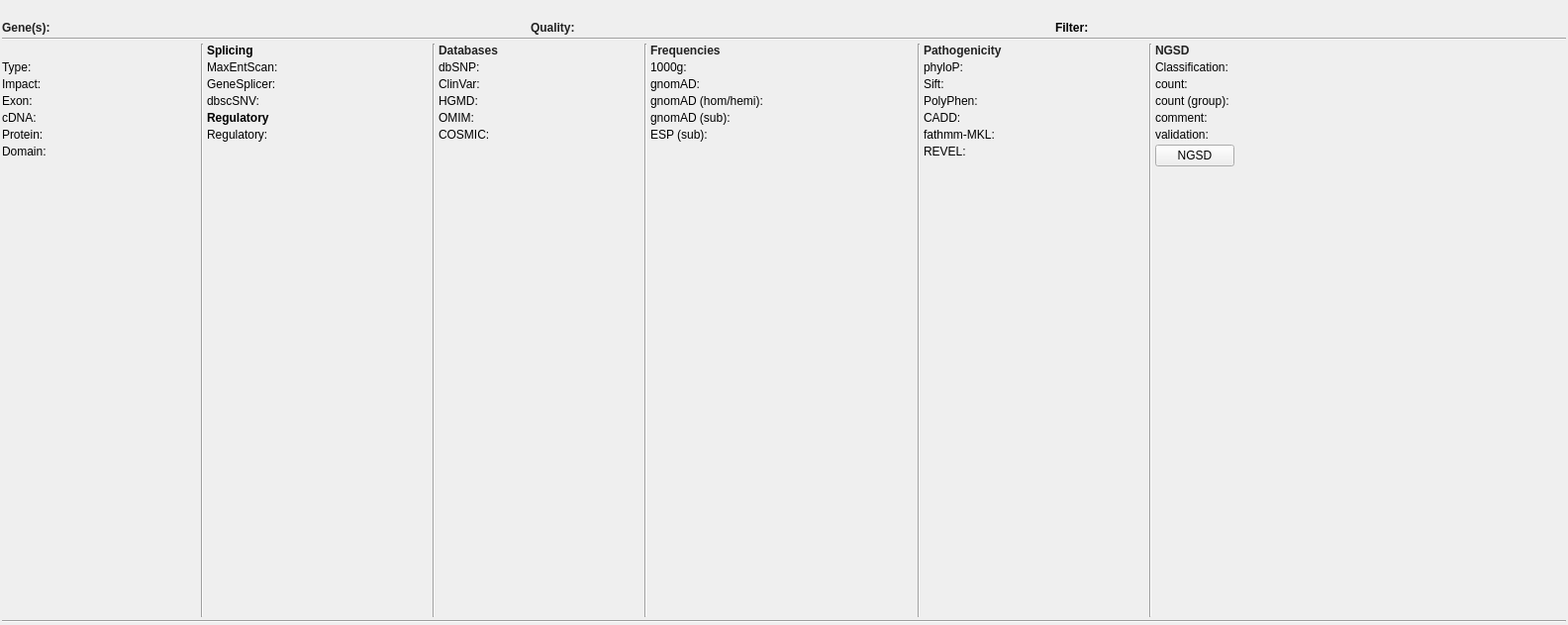
<?xml version="1.0" encoding="UTF-8"?>
<ui version="4.0">
 <class>VariantDetailsDockWidget</class>
 <widget class="QDockWidget" name="VariantDetailsDockWidget">
  <property name="geometry">
   <rect>
    <x>0</x>
    <y>0</y>
    <width>1584</width>
    <height>631</height>
   </rect>
  </property>
  <property name="sizePolicy">
   <sizepolicy hsizetype="MinimumExpanding" vsizetype="MinimumExpanding">
    <horstretch>0</horstretch>
    <verstretch>0</verstretch>
   </sizepolicy>
  </property>
  <property name="minimumSize">
   <size>
    <width>1381</width>
    <height>220</height>
   </size>
  </property>
  <property name="features">
   <set>QDockWidget::NoDockWidgetFeatures</set>
  </property>
  <property name="allowedAreas">
   <set>Qt::BottomDockWidgetArea</set>
  </property>
  <property name="windowTitle">
   <string>Variant details</string>
  </property>
  <widget class="QWidget" name="dockWidgetContents">
   <layout class="QVBoxLayout" name="verticalLayout" stretch="0,0,0,100,0">
    <property name="spacing">
     <number>3</number>
    </property>
    <property name="leftMargin">
     <number>2</number>
    </property>
    <property name="topMargin">
     <number>2</number>
    </property>
    <property name="rightMargin">
     <number>2</number>
    </property>
    <property name="bottomMargin">
     <number>2</number>
    </property>
    <item>
     <layout class="QHBoxLayout" name="horizontalLayout_3" stretch="0,1">
      <property name="spacing">
       <number>1</number>
      </property>
      <item>
       <widget class="QLabel" name="warn_closeby">
        <property name="sizePolicy">
         <sizepolicy hsizetype="Fixed" vsizetype="Fixed">
          <horstretch>0</horstretch>
          <verstretch>0</verstretch>
         </sizepolicy>
        </property>
        <property name="minimumSize">
         <size>
          <width>16</width>
          <height>16</height>
         </size>
        </property>
        <property name="maximumSize">
         <size>
          <width>16</width>
          <height>16</height>
         </size>
        </property>
        <property name="frameShape">
         <enum>QFrame::NoFrame</enum>
        </property>
        <property name="frameShadow">
         <enum>QFrame::Plain</enum>
        </property>
        <property name="pixmap">
         <pixmap resource="GSvar.qrc">:/Icons/Attention.png</pixmap>
        </property>
        <property name="scaledContents">
         <bool>true</bool>
        </property>
        <property name="alignment">
         <set>Qt::AlignCenter</set>
        </property>
        <property name="margin">
         <number>0</number>
        </property>
       </widget>
      </item>
      <item>
       <widget class="QLabel" name="variant">
        <property name="sizePolicy">
         <sizepolicy hsizetype="MinimumExpanding" vsizetype="Preferred">
          <horstretch>1</horstretch>
          <verstretch>0</verstretch>
         </sizepolicy>
        </property>
        <property name="font">
         <font>
          <pointsize>10</pointsize>
          <weight>75</weight>
          <bold>true</bold>
         </font>
        </property>
        <property name="text">
         <string/>
        </property>
        <property name="scaledContents">
         <bool>false</bool>
        </property>
        <property name="wordWrap">
         <bool>true</bool>
        </property>
        <property name="openExternalLinks">
         <bool>false</bool>
        </property>
        <property name="textInteractionFlags">
         <set>Qt::LinksAccessibleByMouse|Qt::TextSelectableByMouse</set>
        </property>
       </widget>
      </item>
     </layout>
    </item>
    <item>
     <layout class="QHBoxLayout" name="horizontalLayout" stretch="0,1,0,1,0,1">
      <property name="spacing">
       <number>3</number>
      </property>
      <item>
       <widget class="QLabel" name="label_gene">
        <property name="toolTip">
         <string>&lt;html&gt;&lt;head/&gt;&lt;body&gt;&lt;p&gt;Gene names (inheritance and ExAC pLI in brackets).&lt;/p&gt;&lt;/body&gt;&lt;/html&gt;</string>
        </property>
        <property name="text">
         <string>&lt;html&gt;&lt;head/&gt;&lt;body&gt;&lt;p&gt;&lt;span style=&quot; font-weight:600; color:#222222;&quot;&gt;Gene(s):&lt;/span&gt;&lt;/p&gt;&lt;/body&gt;&lt;/html&gt;</string>
        </property>
       </widget>
      </item>
      <item>
       <widget class="QLabel" name="gene">
        <property name="sizePolicy">
         <sizepolicy hsizetype="Expanding" vsizetype="Preferred">
          <horstretch>1</horstretch>
          <verstretch>0</verstretch>
         </sizepolicy>
        </property>
        <property name="minimumSize">
         <size>
          <width>200</width>
          <height>0</height>
         </size>
        </property>
        <property name="text">
         <string/>
        </property>
        <property name="textInteractionFlags">
         <set>Qt::LinksAccessibleByMouse|Qt::TextSelectableByMouse</set>
        </property>
       </widget>
      </item>
      <item>
       <widget class="QLabel" name="label_quality">
        <property name="text">
         <string>&lt;html&gt;&lt;head/&gt;&lt;body&gt;&lt;p&gt;&lt;span style=&quot; font-weight:600; color:#222222;&quot;&gt;Quality:&lt;/span&gt;&lt;/p&gt;&lt;/body&gt;&lt;/html&gt;</string>
        </property>
       </widget>
      </item>
      <item>
       <widget class="QLabel" name="quality">
        <property name="sizePolicy">
         <sizepolicy hsizetype="Expanding" vsizetype="Preferred">
          <horstretch>1</horstretch>
          <verstretch>0</verstretch>
         </sizepolicy>
        </property>
        <property name="minimumSize">
         <size>
          <width>200</width>
          <height>0</height>
         </size>
        </property>
        <property name="text">
         <string/>
        </property>
        <property name="textInteractionFlags">
         <set>Qt::LinksAccessibleByMouse|Qt::TextSelectableByMouse</set>
        </property>
       </widget>
      </item>
      <item>
       <widget class="QLabel" name="label_filter">
        <property name="text">
         <string>&lt;html&gt;&lt;head/&gt;&lt;body&gt;&lt;p&gt;&lt;span style=&quot; font-weight:600;&quot;&gt;Filter:&lt;/span&gt;&lt;/p&gt;&lt;/body&gt;&lt;/html&gt;</string>
        </property>
       </widget>
      </item>
      <item>
       <widget class="QLabel" name="filter">
        <property name="text">
         <string/>
        </property>
        <property name="textInteractionFlags">
         <set>Qt::LinksAccessibleByMouse|Qt::TextSelectableByMouse</set>
        </property>
       </widget>
      </item>
     </layout>
    </item>
    <item>
     <widget class="Line" name="line_6">
      <property name="orientation">
       <enum>Qt::Horizontal</enum>
      </property>
     </widget>
    </item>
    <item>
     <layout class="QHBoxLayout" name="horizontalLayout_2">
      <property name="spacing">
       <number>3</number>
      </property>
      <item>
       <layout class="QFormLayout" name="formLayout_6">
        <property name="labelAlignment">
         <set>Qt::AlignLeading|Qt::AlignLeft|Qt::AlignTop</set>
        </property>
        <property name="horizontalSpacing">
         <number>3</number>
        </property>
        <property name="verticalSpacing">
         <number>3</number>
        </property>
        <item row="0" column="0" colspan="2">
         <layout class="QHBoxLayout" name="horizontalLayout_4" stretch="0,0,0">
          <property name="spacing">
           <number>0</number>
          </property>
          <item>
           <widget class="QLabel" name="trans">
            <property name="toolTip">
             <string>Selected transscript.</string>
            </property>
            <property name="text">
             <string/>
            </property>
            <property name="openExternalLinks">
             <bool>true</bool>
            </property>
            <property name="textInteractionFlags">
             <set>Qt::LinksAccessibleByMouse|Qt::TextSelectableByMouse</set>
            </property>
           </widget>
          </item>
          <item>
           <widget class="QPushButton" name="trans_prev">
            <property name="minimumSize">
             <size>
              <width>0</width>
              <height>0</height>
             </size>
            </property>
            <property name="maximumSize">
             <size>
              <width>12</width>
              <height>12</height>
             </size>
            </property>
            <property name="toolTip">
             <string>Previous transcript.</string>
            </property>
            <property name="text">
             <string/>
            </property>
            <property name="icon">
             <iconset resource="GSvar.qrc">
              <normaloff>:/Icons/Arrow_left.png</normaloff>:/Icons/Arrow_left.png</iconset>
            </property>
            <property name="iconSize">
             <size>
              <width>10</width>
              <height>10</height>
             </size>
            </property>
            <property name="flat">
             <bool>true</bool>
            </property>
           </widget>
          </item>
          <item>
           <widget class="QPushButton" name="trans_next">
            <property name="sizePolicy">
             <sizepolicy hsizetype="Fixed" vsizetype="Fixed">
              <horstretch>0</horstretch>
              <verstretch>0</verstretch>
             </sizepolicy>
            </property>
            <property name="minimumSize">
             <size>
              <width>0</width>
              <height>0</height>
             </size>
            </property>
            <property name="maximumSize">
             <size>
              <width>12</width>
              <height>12</height>
             </size>
            </property>
            <property name="toolTip">
             <string>Next transcript.</string>
            </property>
            <property name="text">
             <string/>
            </property>
            <property name="icon">
             <iconset resource="GSvar.qrc">
              <normaloff>:/Icons/Arrow_right.png</normaloff>:/Icons/Arrow_right.png</iconset>
            </property>
            <property name="iconSize">
             <size>
              <width>10</width>
              <height>10</height>
             </size>
            </property>
            <property name="flat">
             <bool>true</bool>
            </property>
           </widget>
          </item>
         </layout>
        </item>
        <item row="1" column="0">
         <widget class="QLabel" name="label_details_type">
          <property name="toolTip">
           <string>Variant effect.</string>
          </property>
          <property name="text">
           <string>Type:</string>
          </property>
         </widget>
        </item>
        <item row="1" column="1">
         <widget class="QLabel" name="detail_type">
          <property name="minimumSize">
           <size>
            <width>150</width>
            <height>0</height>
           </size>
          </property>
          <property name="text">
           <string/>
          </property>
          <property name="textInteractionFlags">
           <set>Qt::LinksAccessibleByMouse|Qt::TextSelectableByMouse</set>
          </property>
         </widget>
        </item>
        <item row="2" column="0">
         <widget class="QLabel" name="label_details_impact">
          <property name="toolTip">
           <string>Variant impact.</string>
          </property>
          <property name="text">
           <string>Impact:</string>
          </property>
         </widget>
        </item>
        <item row="2" column="1">
         <widget class="QLabel" name="detail_impact">
          <property name="text">
           <string/>
          </property>
          <property name="textInteractionFlags">
           <set>Qt::LinksAccessibleByMouse|Qt::TextSelectableByMouse</set>
          </property>
         </widget>
        </item>
        <item row="3" column="0">
         <widget class="QLabel" name="label_details_exon">
          <property name="toolTip">
           <string>Variant exon/intron number.</string>
          </property>
          <property name="text">
           <string>Exon:</string>
          </property>
         </widget>
        </item>
        <item row="3" column="1">
         <widget class="QLabel" name="detail_exon">
          <property name="text">
           <string/>
          </property>
          <property name="textInteractionFlags">
           <set>Qt::LinksAccessibleByMouse|Qt::TextSelectableByMouse</set>
          </property>
         </widget>
        </item>
        <item row="4" column="0">
         <widget class="QLabel" name="label_details_cdna">
          <property name="toolTip">
           <string>cDNA change of the variant.</string>
          </property>
          <property name="text">
           <string>cDNA:</string>
          </property>
         </widget>
        </item>
        <item row="4" column="1">
         <widget class="QLabel" name="detail_cdna">
          <property name="text">
           <string/>
          </property>
          <property name="textInteractionFlags">
           <set>Qt::LinksAccessibleByMouse|Qt::TextSelectableByMouse</set>
          </property>
         </widget>
        </item>
        <item row="5" column="0">
         <widget class="QLabel" name="label_details_protein">
          <property name="toolTip">
           <string>Protein change of the variant.</string>
          </property>
          <property name="text">
           <string>Protein:</string>
          </property>
         </widget>
        </item>
        <item row="5" column="1">
         <widget class="QLabel" name="detail_protein">
          <property name="text">
           <string/>
          </property>
          <property name="textInteractionFlags">
           <set>Qt::LinksAccessibleByMouse|Qt::TextSelectableByMouse</set>
          </property>
         </widget>
        </item>
        <item row="6" column="0">
         <widget class="QLabel" name="label_details_domain">
          <property name="toolTip">
           <string>Pfam protein domain of the variant.</string>
          </property>
          <property name="text">
           <string>Domain:</string>
          </property>
         </widget>
        </item>
        <item row="6" column="1">
         <widget class="QLabel" name="detail_domain">
          <property name="text">
           <string/>
          </property>
          <property name="openExternalLinks">
           <bool>true</bool>
          </property>
         </widget>
        </item>
       </layout>
      </item>
      <item>
       <widget class="Line" name="line_5">
        <property name="orientation">
         <enum>Qt::Vertical</enum>
        </property>
       </widget>
      </item>
      <item>
       <layout class="QFormLayout" name="formLayout">
        <property name="labelAlignment">
         <set>Qt::AlignLeading|Qt::AlignLeft|Qt::AlignTop</set>
        </property>
        <property name="horizontalSpacing">
         <number>3</number>
        </property>
        <property name="verticalSpacing">
         <number>3</number>
        </property>
        <item row="1" column="0">
         <widget class="QLabel" name="label_maxentscan">
          <property name="text">
           <string>MaxEntScan:</string>
          </property>
         </widget>
        </item>
        <item row="2" column="0">
         <widget class="QLabel" name="label_genesplicer">
          <property name="text">
           <string>GeneSplicer:</string>
          </property>
         </widget>
        </item>
        <item row="3" column="0">
         <widget class="QLabel" name="label_dbscsnv">
          <property name="text">
           <string>dbscSNV:</string>
          </property>
         </widget>
        </item>
        <item row="1" column="1">
         <widget class="QLabel" name="maxentscan">
          <property name="minimumSize">
           <size>
            <width>150</width>
            <height>0</height>
           </size>
          </property>
          <property name="text">
           <string/>
          </property>
         </widget>
        </item>
        <item row="2" column="1">
         <widget class="QLabel" name="genesplicer">
          <property name="text">
           <string/>
          </property>
         </widget>
        </item>
        <item row="0" column="0" colspan="2">
         <widget class="QLabel" name="label_2">
          <property name="font">
           <font>
            <weight>75</weight>
            <bold>true</bold>
           </font>
          </property>
          <property name="text">
           <string>Splicing</string>
          </property>
         </widget>
        </item>
        <item row="3" column="1">
         <widget class="QLabel" name="dbscsnv">
          <property name="text">
           <string/>
          </property>
         </widget>
        </item>
        <item row="4" column="0" colspan="2">
         <widget class="QLabel" name="label_3">
          <property name="font">
           <font>
            <weight>75</weight>
            <bold>true</bold>
           </font>
          </property>
          <property name="text">
           <string>Regulatory</string>
          </property>
         </widget>
        </item>
        <item row="5" column="0">
         <widget class="QLabel" name="label_regulatory">
          <property name="text">
           <string>Regulatory:</string>
          </property>
         </widget>
        </item>
        <item row="5" column="1">
         <widget class="QLabel" name="regulatory">
          <property name="text">
           <string/>
          </property>
          <property name="wordWrap">
           <bool>false</bool>
          </property>
         </widget>
        </item>
       </layout>
      </item>
      <item>
       <widget class="Line" name="line_7">
        <property name="orientation">
         <enum>Qt::Vertical</enum>
        </property>
       </widget>
      </item>
      <item>
       <layout class="QFormLayout" name="formLayout_2">
        <property name="horizontalSpacing">
         <number>3</number>
        </property>
        <property name="verticalSpacing">
         <number>3</number>
        </property>
        <item row="0" column="0" colspan="2">
         <widget class="QLabel" name="label_5">
          <property name="text">
           <string>&lt;html&gt;&lt;head/&gt;&lt;body&gt;&lt;p&gt;&lt;span style=&quot; font-weight:600; color:#222222;&quot;&gt;Databases&lt;/span&gt;&lt;/p&gt;&lt;/body&gt;&lt;/html&gt;</string>
          </property>
         </widget>
        </item>
        <item row="1" column="0">
         <widget class="QLabel" name="label_dbsnp">
          <property name="text">
           <string>dbSNP:</string>
          </property>
         </widget>
        </item>
        <item row="1" column="1">
         <widget class="QLabel" name="dbsnp">
          <property name="minimumSize">
           <size>
            <width>150</width>
            <height>0</height>
           </size>
          </property>
          <property name="text">
           <string/>
          </property>
          <property name="openExternalLinks">
           <bool>true</bool>
          </property>
          <property name="textInteractionFlags">
           <set>Qt::LinksAccessibleByMouse|Qt::TextSelectableByMouse</set>
          </property>
         </widget>
        </item>
        <item row="2" column="0">
         <widget class="QLabel" name="label_clinvar">
          <property name="text">
           <string>ClinVar:</string>
          </property>
         </widget>
        </item>
        <item row="2" column="1">
         <widget class="QLabel" name="clinvar">
          <property name="minimumSize">
           <size>
            <width>100</width>
            <height>0</height>
           </size>
          </property>
          <property name="text">
           <string/>
          </property>
          <property name="openExternalLinks">
           <bool>true</bool>
          </property>
          <property name="textInteractionFlags">
           <set>Qt::LinksAccessibleByMouse|Qt::TextSelectableByMouse</set>
          </property>
         </widget>
        </item>
        <item row="3" column="0">
         <widget class="QLabel" name="label_hgmd">
          <property name="text">
           <string>HGMD:</string>
          </property>
         </widget>
        </item>
        <item row="3" column="1">
         <widget class="QLabel" name="hgmd">
          <property name="minimumSize">
           <size>
            <width>100</width>
            <height>0</height>
           </size>
          </property>
          <property name="text">
           <string/>
          </property>
          <property name="openExternalLinks">
           <bool>true</bool>
          </property>
          <property name="textInteractionFlags">
           <set>Qt::LinksAccessibleByMouse|Qt::TextSelectableByMouse</set>
          </property>
         </widget>
        </item>
        <item row="4" column="0">
         <widget class="QLabel" name="label_omim">
          <property name="text">
           <string>OMIM:</string>
          </property>
         </widget>
        </item>
        <item row="4" column="1">
         <widget class="QLabel" name="omim">
          <property name="minimumSize">
           <size>
            <width>100</width>
            <height>0</height>
           </size>
          </property>
          <property name="text">
           <string/>
          </property>
          <property name="openExternalLinks">
           <bool>true</bool>
          </property>
          <property name="textInteractionFlags">
           <set>Qt::LinksAccessibleByMouse|Qt::TextSelectableByMouse</set>
          </property>
         </widget>
        </item>
        <item row="5" column="0">
         <widget class="QLabel" name="label_cosmic">
          <property name="text">
           <string>COSMIC:</string>
          </property>
         </widget>
        </item>
        <item row="5" column="1">
         <widget class="QLabel" name="cosmic">
          <property name="text">
           <string/>
          </property>
          <property name="openExternalLinks">
           <bool>true</bool>
          </property>
          <property name="textInteractionFlags">
           <set>Qt::LinksAccessibleByMouse|Qt::TextSelectableByMouse</set>
          </property>
         </widget>
        </item>
       </layout>
      </item>
      <item>
       <widget class="Line" name="line">
        <property name="orientation">
         <enum>Qt::Vertical</enum>
        </property>
       </widget>
      </item>
      <item>
       <layout class="QFormLayout" name="formLayout_3">
        <property name="labelAlignment">
         <set>Qt::AlignLeading|Qt::AlignLeft|Qt::AlignTop</set>
        </property>
        <property name="horizontalSpacing">
         <number>3</number>
        </property>
        <property name="verticalSpacing">
         <number>3</number>
        </property>
        <item row="0" column="0" colspan="2">
         <widget class="QLabel" name="label_15">
          <property name="text">
           <string>&lt;html&gt;&lt;head/&gt;&lt;body&gt;&lt;p&gt;&lt;span style=&quot; font-weight:600; color:#222222;&quot;&gt;Frequencies&lt;/span&gt;&lt;/p&gt;&lt;/body&gt;&lt;/html&gt;</string>
          </property>
         </widget>
        </item>
        <item row="1" column="0">
         <widget class="QLabel" name="label_tg">
          <property name="text">
           <string>1000g:</string>
          </property>
         </widget>
        </item>
        <item row="1" column="1">
         <widget class="QLabel" name="tg">
          <property name="minimumSize">
           <size>
            <width>150</width>
            <height>0</height>
           </size>
          </property>
          <property name="text">
           <string/>
          </property>
          <property name="textInteractionFlags">
           <set>Qt::LinksAccessibleByMouse|Qt::TextSelectableByMouse</set>
          </property>
         </widget>
        </item>
        <item row="2" column="0">
         <widget class="QLabel" name="label_gnomad">
          <property name="text">
           <string>gnomAD:</string>
          </property>
         </widget>
        </item>
        <item row="2" column="1">
         <widget class="QLabel" name="gnomad">
          <property name="minimumSize">
           <size>
            <width>100</width>
            <height>0</height>
           </size>
          </property>
          <property name="text">
           <string/>
          </property>
          <property name="textInteractionFlags">
           <set>Qt::LinksAccessibleByMouse|Qt::TextSelectableByMouse</set>
          </property>
         </widget>
        </item>
        <item row="4" column="0">
         <widget class="QLabel" name="label_gnomad_sub">
          <property name="text">
           <string>gnomAD (sub):</string>
          </property>
         </widget>
        </item>
        <item row="4" column="1">
         <widget class="QLabel" name="gnomad_sub">
          <property name="minimumSize">
           <size>
            <width>100</width>
            <height>0</height>
           </size>
          </property>
          <property name="text">
           <string/>
          </property>
          <property name="textInteractionFlags">
           <set>Qt::LinksAccessibleByMouse|Qt::TextSelectableByMouse</set>
          </property>
         </widget>
        </item>
        <item row="5" column="0">
         <widget class="QLabel" name="label_esp_sub">
          <property name="text">
           <string>ESP (sub):</string>
          </property>
         </widget>
        </item>
        <item row="5" column="1">
         <widget class="QLabel" name="esp_sub">
          <property name="text">
           <string/>
          </property>
         </widget>
        </item>
        <item row="3" column="0">
         <widget class="QLabel" name="label_gnomad_hom_hemi">
          <property name="text">
           <string>gnomAD (hom/hemi):</string>
          </property>
         </widget>
        </item>
        <item row="3" column="1">
         <widget class="QLabel" name="gnomad_hom_hemi">
          <property name="text">
           <string/>
          </property>
         </widget>
        </item>
       </layout>
      </item>
      <item>
       <widget class="Line" name="line_2">
        <property name="orientation">
         <enum>Qt::Vertical</enum>
        </property>
       </widget>
      </item>
      <item>
       <layout class="QFormLayout" name="formLayout_4">
        <property name="rowWrapPolicy">
         <enum>QFormLayout::DontWrapRows</enum>
        </property>
        <property name="labelAlignment">
         <set>Qt::AlignLeading|Qt::AlignLeft|Qt::AlignTop</set>
        </property>
        <property name="horizontalSpacing">
         <number>3</number>
        </property>
        <property name="verticalSpacing">
         <number>3</number>
        </property>
        <item row="0" column="0" colspan="2">
         <widget class="QLabel" name="label">
          <property name="text">
           <string>&lt;html&gt;&lt;head/&gt;&lt;body&gt;&lt;p&gt;&lt;span style=&quot; font-weight:600; color:#222222;&quot;&gt;Pathogenicity&lt;/span&gt;&lt;/p&gt;&lt;/body&gt;&lt;/html&gt;</string>
          </property>
         </widget>
        </item>
        <item row="1" column="0">
         <widget class="QLabel" name="label_phylop">
          <property name="text">
           <string>phyloP:</string>
          </property>
         </widget>
        </item>
        <item row="1" column="1">
         <widget class="QLabel" name="phylop">
          <property name="minimumSize">
           <size>
            <width>150</width>
            <height>0</height>
           </size>
          </property>
          <property name="text">
           <string/>
          </property>
          <property name="textInteractionFlags">
           <set>Qt::LinksAccessibleByMouse|Qt::TextSelectableByMouse</set>
          </property>
         </widget>
        </item>
        <item row="2" column="0">
         <widget class="QLabel" name="label_sift">
          <property name="text">
           <string>Sift:</string>
          </property>
         </widget>
        </item>
        <item row="2" column="1">
         <widget class="QLabel" name="sift">
          <property name="minimumSize">
           <size>
            <width>100</width>
            <height>0</height>
           </size>
          </property>
          <property name="text">
           <string/>
          </property>
          <property name="textInteractionFlags">
           <set>Qt::LinksAccessibleByMouse|Qt::TextSelectableByMouse</set>
          </property>
         </widget>
        </item>
        <item row="3" column="0">
         <widget class="QLabel" name="label_polyphen">
          <property name="text">
           <string>PolyPhen:</string>
          </property>
         </widget>
        </item>
        <item row="3" column="1">
         <widget class="QLabel" name="polyphen">
          <property name="minimumSize">
           <size>
            <width>100</width>
            <height>0</height>
           </size>
          </property>
          <property name="text">
           <string/>
          </property>
          <property name="textInteractionFlags">
           <set>Qt::LinksAccessibleByMouse|Qt::TextSelectableByMouse</set>
          </property>
         </widget>
        </item>
        <item row="4" column="0">
         <widget class="QLabel" name="label_cadd">
          <property name="text">
           <string>CADD:</string>
          </property>
         </widget>
        </item>
        <item row="4" column="1">
         <widget class="QLabel" name="cadd">
          <property name="text">
           <string/>
          </property>
          <property name="textInteractionFlags">
           <set>Qt::LinksAccessibleByMouse|Qt::TextSelectableByMouse</set>
          </property>
         </widget>
        </item>
        <item row="5" column="0">
         <widget class="QLabel" name="label_fathmm">
          <property name="text">
           <string>fathmm-MKL:</string>
          </property>
         </widget>
        </item>
        <item row="5" column="1">
         <widget class="QLabel" name="fathmm">
          <property name="minimumSize">
           <size>
            <width>100</width>
            <height>0</height>
           </size>
          </property>
          <property name="text">
           <string/>
          </property>
          <property name="textInteractionFlags">
           <set>Qt::LinksAccessibleByMouse|Qt::TextSelectableByMouse</set>
          </property>
         </widget>
        </item>
        <item row="6" column="0">
         <widget class="QLabel" name="label_revel">
          <property name="text">
           <string>REVEL:</string>
          </property>
         </widget>
        </item>
        <item row="6" column="1">
         <widget class="QLabel" name="revel">
          <property name="text">
           <string/>
          </property>
         </widget>
        </item>
       </layout>
      </item>
      <item>
       <widget class="Line" name="line_4">
        <property name="orientation">
         <enum>Qt::Vertical</enum>
        </property>
       </widget>
      </item>
      <item>
       <layout class="QFormLayout" name="formLayout_5">
        <property name="labelAlignment">
         <set>Qt::AlignLeading|Qt::AlignLeft|Qt::AlignTop</set>
        </property>
        <property name="horizontalSpacing">
         <number>3</number>
        </property>
        <property name="verticalSpacing">
         <number>3</number>
        </property>
        <item row="0" column="0" colspan="2">
         <widget class="QLabel" name="label_22">
          <property name="text">
           <string>&lt;html&gt;&lt;head/&gt;&lt;body&gt;&lt;p&gt;&lt;span style=&quot; font-weight:600; color:#222222;&quot;&gt;NGSD&lt;/span&gt;&lt;/p&gt;&lt;/body&gt;&lt;/html&gt;</string>
          </property>
         </widget>
        </item>
        <item row="1" column="0">
         <widget class="QLabel" name="label_ngsd_class">
          <property name="text">
           <string>Classification:</string>
          </property>
         </widget>
        </item>
        <item row="1" column="1">
         <widget class="QLabel" name="ngsd_class">
          <property name="minimumSize">
           <size>
            <width>150</width>
            <height>0</height>
           </size>
          </property>
          <property name="text">
           <string/>
          </property>
          <property name="textInteractionFlags">
           <set>Qt::LinksAccessibleByMouse|Qt::TextSelectableByMouse</set>
          </property>
         </widget>
        </item>
        <item row="2" column="0">
         <widget class="QLabel" name="label_ngsd_count">
          <property name="text">
           <string>count:</string>
          </property>
         </widget>
        </item>
        <item row="2" column="1">
         <widget class="QLabel" name="ngsd_count">
          <property name="minimumSize">
           <size>
            <width>100</width>
            <height>0</height>
           </size>
          </property>
          <property name="text">
           <string/>
          </property>
          <property name="textInteractionFlags">
           <set>Qt::LinksAccessibleByMouse|Qt::TextSelectableByMouse</set>
          </property>
         </widget>
        </item>
        <item row="3" column="0">
         <widget class="QLabel" name="label_ngsd_group">
          <property name="text">
           <string>count (group):</string>
          </property>
         </widget>
        </item>
        <item row="3" column="1">
         <widget class="QLabel" name="ngsd_group">
          <property name="minimumSize">
           <size>
            <width>100</width>
            <height>0</height>
           </size>
          </property>
          <property name="text">
           <string/>
          </property>
          <property name="textInteractionFlags">
           <set>Qt::LinksAccessibleByMouse|Qt::TextSelectableByMouse</set>
          </property>
         </widget>
        </item>
        <item row="4" column="0">
         <widget class="QLabel" name="label_ngsd_comment">
          <property name="text">
           <string>comment:</string>
          </property>
         </widget>
        </item>
        <item row="4" column="1">
         <widget class="QLabel" name="ngsd_comment">
          <property name="text">
           <string/>
          </property>
          <property name="textInteractionFlags">
           <set>Qt::LinksAccessibleByMouse|Qt::TextSelectableByMouse</set>
          </property>
         </widget>
        </item>
        <item row="5" column="0">
         <widget class="QLabel" name="label_ngsd_validation">
          <property name="text">
           <string>validation:</string>
          </property>
         </widget>
        </item>
        <item row="5" column="1">
         <widget class="QLabel" name="ngsd_validation">
          <property name="text">
           <string/>
          </property>
          <property name="textInteractionFlags">
           <set>Qt::LinksAccessibleByMouse|Qt::TextSelectableByMouse</set>
          </property>
         </widget>
        </item>
        <item row="6" column="0" colspan="2">
         <layout class="QHBoxLayout" name="horizontalLayout_5">
          <property name="spacing">
           <number>0</number>
          </property>
          <item>
           <widget class="QPushButton" name="ngsd_edit">
            <property name="toolTip">
             <string>Enabled only for variants in the NGSD, i.e. AF&lt;5%</string>
            </property>
            <property name="text">
             <string>NGSD</string>
            </property>
           </widget>
          </item>
          <item>
           <spacer name="horizontalSpacer">
            <property name="orientation">
             <enum>Qt::Horizontal</enum>
            </property>
            <property name="sizeHint" stdset="0">
             <size>
              <width>40</width>
              <height>20</height>
             </size>
            </property>
           </spacer>
          </item>
         </layout>
        </item>
       </layout>
      </item>
      <item>
       <spacer name="horizontalSpacer_2">
        <property name="orientation">
         <enum>Qt::Horizontal</enum>
        </property>
        <property name="sizeHint" stdset="0">
         <size>
          <width>40</width>
          <height>20</height>
         </size>
        </property>
       </spacer>
      </item>
     </layout>
    </item>
    <item>
     <widget class="Line" name="line_3">
      <property name="orientation">
       <enum>Qt::Horizontal</enum>
      </property>
     </widget>
    </item>
   </layout>
  </widget>
 </widget>
 <resources>
  <include location="GSvar.qrc"/>
 </resources>
 <connections/>
</ui>
